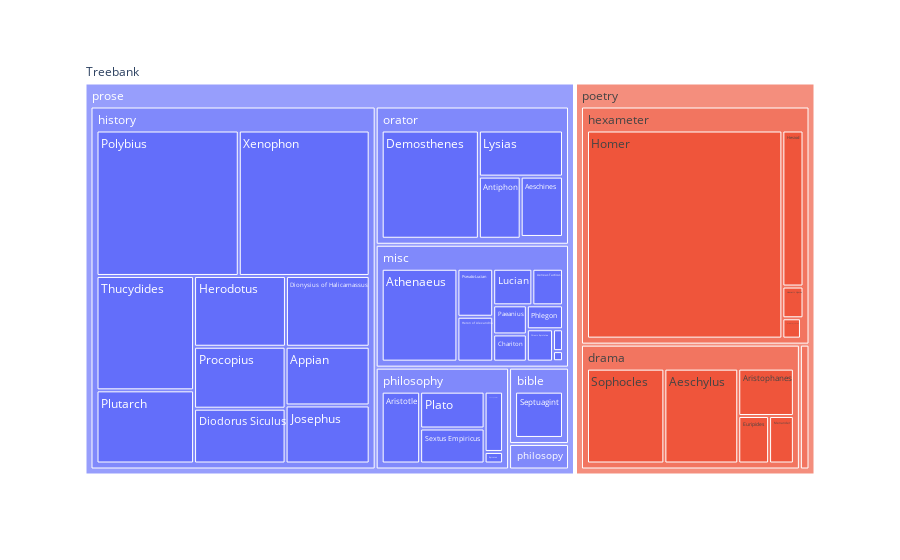

Source (notebook cell):
### Code cell
fig2 = px.treemap(df, path=[px.Constant('Treebank'), 'prose/poetry','genre', 'textgroup'], values='words')
fig2.show()

### Figure 1 — Plotly figure (JSON) as saved in the notebook; plotly's stock layout.template omitted (floating-point values rounded to 4 significant figures)
{"data": [{"branchvalues": "total", "domain": {"x": [0, 1], "y": [0, 1]}, "hovertemplate": "labels=%{label}<br>words=%{value}<br>parent=%{parent}<br>id=%{id}<extra></extra>", "ids": ["Treebank/prose/misc/Aeneas Tacticus", "Treebank/prose/orator/Aeschines", "Treebank/poetry/drama/Aeschylus", "Treebank/prose/tlg0096/Aesop", "Treebank/prose/orator/Antiphon", "Treebank/prose/history/Appian", "Treebank/poetry/drama/Aristophanes", "Treebank/prose/philosophy/Aristotle", "Treebank/prose/misc/Athenaeus", "Treebank/poetry/hexameter/Batrachomyomachia", "Treebank/prose/misc/Chariton", "Treebank/prose/misc/Chionis Epistulae", "Treebank/prose/misc/Corpus Hippocraticum", "Treebank/prose/orator/Demosthenes", "Treebank/prose/history/Diodorus Siculus", "Treebank/prose/history/Dionysius of Halicarnassus", "Treebank/prose/philosopy/Epictetus", "Treebank/prose/philosophy/Epicurus", "Treebank/poetry/drama/Euripides", "Treebank/poetry/tlg0343/Ezechiel the Tragic Poet", "Treebank/prose/history/Herodotus", "Treebank/prose/misc/Heron of Alexandria", "Treebank/poetry/hexameter/Hesiod", "Treebank/poetry/hexameter/Homer", "Treebank/poetry/hexameter/Homeric Hymns", "Treebank/prose/orator/Isocrates", "Treebank/prose/history/Josephus", "Treebank/prose/misc/Julian the Apostate", "Treebank/prose/misc/Longus", "Treebank/prose/misc/Lucian", "Treebank/prose/orator/Lysias", "Treebank/poetry/drama/Menander", "Treebank/poetry/lyreleg/Mimnermus", "Treebank/prose/misc/Paeanius", "Treebank/prose/misc/Phlegon", "Treebank/prose/philosophy/Plato", "Treebank/prose/history/Plutarch", "Treebank/prose/history/Polybius", "Treebank/prose/history/Procopius", "Treebank/prose/misc/Pseudo-Lucian", "Treebank/poetry/lyreleg/Sappho", "Treebank/poetry/lyreleg/Semonides", "Treebank/prose/bible/Septuagint", "Treebank/prose/philosophy/Sextus Empiricus", "Treebank/poetry/drama/Sophocles", "Treebank/poetry/hexameter/Theocritus", "Treebank/prose/philosophy/Theophrastus", "Treebank/prose/history/Thucydides", "Treebank/prose/history/Xenophon", "Treebank/prose/bible", "Treebank/poetry/drama", "Treebank/poetry/hexameter", "Treebank/prose/history", "Treebank/poetry/lyreleg", "Treebank/prose/misc", "Treebank/prose/orator", "Treebank/prose/philosophy", "Treebank/prose/philosopy", "Treebank/prose/tlg0096", "Treebank/poetry/tlg0343", "Treebank/poetry", "Treebank/prose", "Treebank"], "labels": ["Aeneas Tacticus", "Aeschines", "Aeschylus", "Aesop", "Antiphon", "Appian", "Aristophanes", "Aristotle", "Athenaeus", "Batrachomyomachia", "Chariton", "Chionis Epistulae", "Corpus Hippocraticum", "Demosthenes", "Diodorus Siculus", "Dionysius of Halicarnassus", "Epictetus", "Epicurus", "Euripides", "Ezechiel the Tragic Poet", "Herodotus", "Heron of Alexandria", "Hesiod", "Homer", "Homeric Hymns", "Isocrates", "Josephus", "Julian the Apostate", "Longus", "Lucian", "Lysias", "Menander", "Mimnermus", "Paeanius", "Phlegon", "Plato", "Plutarch", "Polybius", "Procopius", "Pseudo-Lucian", "Sappho", "Semonides", "Septuagint", "Sextus Empiricus", "Sophocles", "Theocritus", "Theophrastus", "Thucydides", "Xenophon", "bible", "drama", "hexameter", "history", "lyreleg", "misc", "orator", "philosophy", "philosopy", "tlg0096", "tlg0343", "poetry", "prose", "Treebank"], "name": "", "parents": ["Treebank/prose/misc", "Treebank/prose/orator", "Treebank/poetry/drama", "Treebank/prose/tlg0096", "Treebank/prose/orator", "Treebank/prose/history", "Treebank/poetry/drama", "Treebank/prose/philosophy", "Treebank/prose/misc", "Treebank/poetry/hexameter", "Treebank/prose/misc", "Treebank/prose/misc", "Treebank/prose/misc", "Treebank/prose/orator", "Treebank/prose/history", "Treebank/prose/history", "Treebank/prose/philosopy", "Treebank/prose/philosophy", "Treebank/poetry/drama", "Treebank/poetry/tlg0343", "Treebank/prose/history", "Treebank/prose/misc", "Treebank/poetry/hexameter", "Treebank/poetry/hexameter", "Treebank/poetry/hexameter", "Treebank/prose/orator", "Treebank/prose/history", "Treebank/prose/misc", "Treebank/prose/misc", "Treebank/prose/misc", "Treebank/prose/orator", "Treebank/poetry/drama", "Treebank/poetry/lyreleg", "Treebank/prose/misc", "Treebank/prose/misc", "Treebank/prose/philosophy", "Treebank/prose/history", "Treebank/prose/history", "Treebank/prose/history", "Treebank/prose/misc", "Treebank/poetry/lyreleg", "Treebank/poetry/lyreleg", "Treebank/prose/bible", "Treebank/prose/philosophy", "Treebank/poetry/drama", "Treebank/poetry/hexameter", "Treebank/prose/philosophy", "Treebank/prose/history", "Treebank/prose/history", "Treebank/prose", "Treebank/poetry", "Treebank/poetry", "Treebank/prose", "Treebank/poetry", "Treebank/prose", "Treebank/prose", "Treebank/prose", "Treebank/prose", "Treebank/prose", "Treebank/poetry", "Treebank", "Treebank", ""], "type": "treemap", "values": [6478, 14239, 41046, 0, 14489, 23012, 15427, 17632, 40639, 1920, 5290, 4900, 24, 58659, 23371, 27617, 6267, 1360, 8572, 0, 30301, 9278, 16740, 206454, 3407, 423, 22745, 1255, 582, 8269, 21631, 6901, 181, 5654, 5004, 15148, 33267, 96435, 26416, 9917, 4204, 660, 18727, 14386, 42969, 263, 7104, 52005, 88735, 18727, 114915, 228784, 423904, 5045, 97290, 109441, 55630, 6267, 0, 0, 348744, 711259, 1060003]}], "layout": {"legend": {"tracegroupgap": 0}, "margin": {"t": 60}}}
